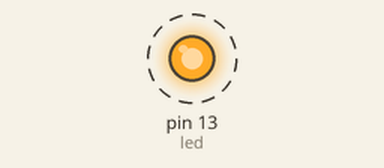
This sketch was run on a simulated Arduino Uno, built with avr-gcc and run on an emulated ATmega328P. On the bench: output pins drawn as LEDs (lit = HIGH). Dashed ring = blinking.

Above: at 0.12 s.
Timing chart, 0 to 3.0 s (numbered marks = the images above):
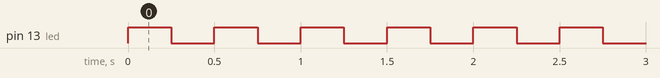

Measured:
- by itself, pin 13 (led): alternates HIGH for 0.25 s and LOW for 0.25 s

The sketch:

Blink.ino
```cpp
int led = 13;

void setup() {
  pinMode(led, OUTPUT);
}

void loop() {
  int current = digitalRead(led);
  int next = (current == HIGH) ? LOW : HIGH;
  digitalWrite(led, next);
  delay(250);
}
```
